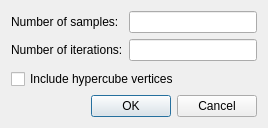
<?xml version="1.0" encoding="UTF-8"?>
<ui version="4.0">
 <class>Dialog</class>
 <widget class="QDialog" name="Dialog">
  <property name="windowModality">
   <enum>Qt::ApplicationModal</enum>
  </property>
  <property name="geometry">
   <rect>
    <x>0</x>
    <y>0</y>
    <width>268</width>
    <height>128</height>
   </rect>
  </property>
  <property name="windowTitle">
   <string>LHS Settings</string>
  </property>
  <property name="modal">
   <bool>true</bool>
  </property>
  <layout class="QGridLayout" name="gridLayout">
   <item row="1" column="0">
    <layout class="QFormLayout" name="formLayout">
     <item row="0" column="0">
      <widget class="QLabel" name="label">
       <property name="text">
        <string>Number of samples:</string>
       </property>
      </widget>
     </item>
     <item row="0" column="1">
      <widget class="QLineEdit" name="lineEditNSamples"/>
     </item>
     <item row="1" column="0">
      <widget class="QLabel" name="label_2">
       <property name="text">
        <string>Number of iterations:</string>
       </property>
      </widget>
     </item>
     <item row="1" column="1">
      <widget class="QLineEdit" name="lineEditNIter"/>
     </item>
    </layout>
   </item>
   <item row="3" column="0">
    <widget class="QDialogButtonBox" name="buttonBox">
     <property name="orientation">
      <enum>Qt::Horizontal</enum>
     </property>
     <property name="standardButtons">
      <set>QDialogButtonBox::Cancel|QDialogButtonBox::Ok</set>
     </property>
    </widget>
   </item>
   <item row="2" column="0">
    <widget class="QCheckBox" name="checkBoxIncVertices">
     <property name="text">
      <string>Include hypercube vertices</string>
     </property>
    </widget>
   </item>
  </layout>
 </widget>
 <tabstops>
  <tabstop>lineEditNSamples</tabstop>
  <tabstop>lineEditNIter</tabstop>
  <tabstop>checkBoxIncVertices</tabstop>
 </tabstops>
 <resources/>
 <connections>
  <connection>
   <sender>buttonBox</sender>
   <signal>accepted()</signal>
   <receiver>Dialog</receiver>
   <slot>accept()</slot>
   <hints>
    <hint type="sourcelabel">
     <x>248</x>
     <y>254</y>
    </hint>
    <hint type="destinationlabel">
     <x>157</x>
     <y>274</y>
    </hint>
   </hints>
  </connection>
  <connection>
   <sender>buttonBox</sender>
   <signal>rejected()</signal>
   <receiver>Dialog</receiver>
   <slot>reject()</slot>
   <hints>
    <hint type="sourcelabel">
     <x>316</x>
     <y>260</y>
    </hint>
    <hint type="destinationlabel">
     <x>286</x>
     <y>274</y>
    </hint>
   </hints>
  </connection>
 </connections>
</ui>
